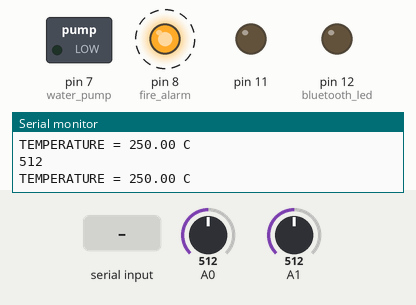
Recording of a sketch running on a simulated Arduino Uno, built with avr-gcc and run on an emulated ATmega328P. On the bench: switched loads named in the sketch (green lamp = pin HIGH), output pins drawn as LEDs (lit = HIGH), the last lines printed to the serial monitor. Dashed ring = blinking. Inputs (shaded band) come from the test bench; at power-on: A1 = 512, A0 = 512.

Above: at 1.2 s.
1.3 s: A1 set to 310
4.8 s: A1 set to 289
At 5.4 s:
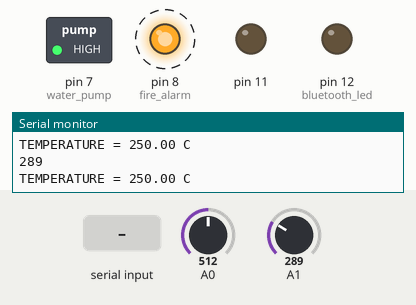
8.3 s: "1\n" received over Serial
At 9.4 s:
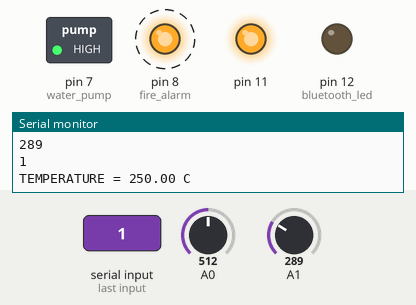
12.5 s: byte 50 ('2') received over Serial
At 13.4 s:
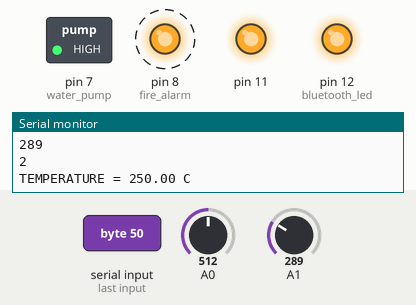
16.0 s: byte 48 ('0') received over Serial
At 16.4 s:
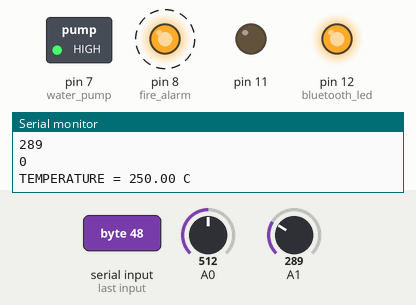
19.5 s: A1 set to 306
At 20.4 s:
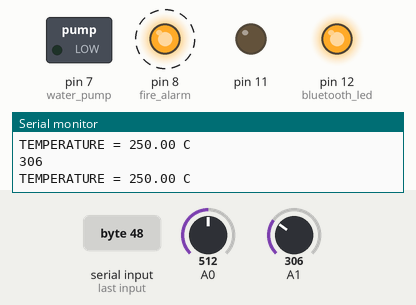
Timing chart, 0 to 24.0 s (numbered marks = the images above; inputs shaded):
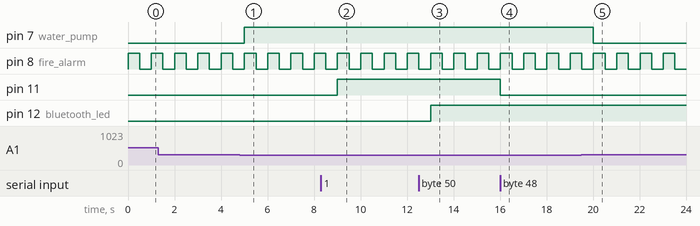

The sketch:

BITSHINE_ard.ino
```cpp
float temp;

char incoming_value = 0;
int p = 0 ;

int waterVal;


void setup()
{

 pinMode(12, OUTPUT);        // bluetooth led
 pinMode(11, OUTPUT);


 pinMode(8, OUTPUT);         // fire alarm

 pinMode(7, OUTPUT);         // water pump


 Serial.begin(9600);

}


void loop()
{

// bluetooth connected led and servo
{
if(Serial.available() > 0)
   {
      incoming_value = Serial.read();
      Serial.print(incoming_value);
      Serial.print("\n");
         if(incoming_value == '1')
        digitalWrite(11, HIGH);
      else if(incoming_value == '0')
         digitalWrite(11, LOW);
       else if(incoming_value == '2')
        digitalWrite(12, HIGH);
      else if(incoming_value == '3')
         digitalWrite(12, LOW);


      }

}


 //fire alarm

  temp = analogRead(A0);
  temp = temp*0.48828125;
  Serial.print("TEMPERATURE = ");
  Serial.print(temp);
  Serial.print(" C");
  Serial.println();


 if(temp < 40)
 {

  digitalWrite(8, LOW);
  delay(500);
}

else
{
digitalWrite(8, HIGH);
  delay(500);
  digitalWrite(8, LOW);
  delay(500);
}


 //water pump

 waterVal = analogRead(A1);

  Serial.println(waterVal);

if (waterVal <= 300){
  digitalWrite(7, HIGH);
}
else{
  digitalWrite(7, LOW);
}


}
```

Measured:
- the behaviour switches between 301 and 300 on A1 (found by bisection; images 0 and 1)
- after the input at 4.8 s, pin 7 (water_pump): LOW → HIGH after 0.21 s
- after the input at 8.3 s, pin 11: LOW → HIGH after 0.71 s
- after the input at 12.5 s, pin 12 (bluetooth_led): LOW → HIGH after 0.51 s
- after the input at 16.0 s, pin 11: HIGH → LOW at once
- after the input at 19.5 s, pin 7 (water_pump): HIGH → LOW after 0.52 s
- by itself, pin 8 (fire_alarm): alternates HIGH for 0.50 s and LOW for 0.50 s
